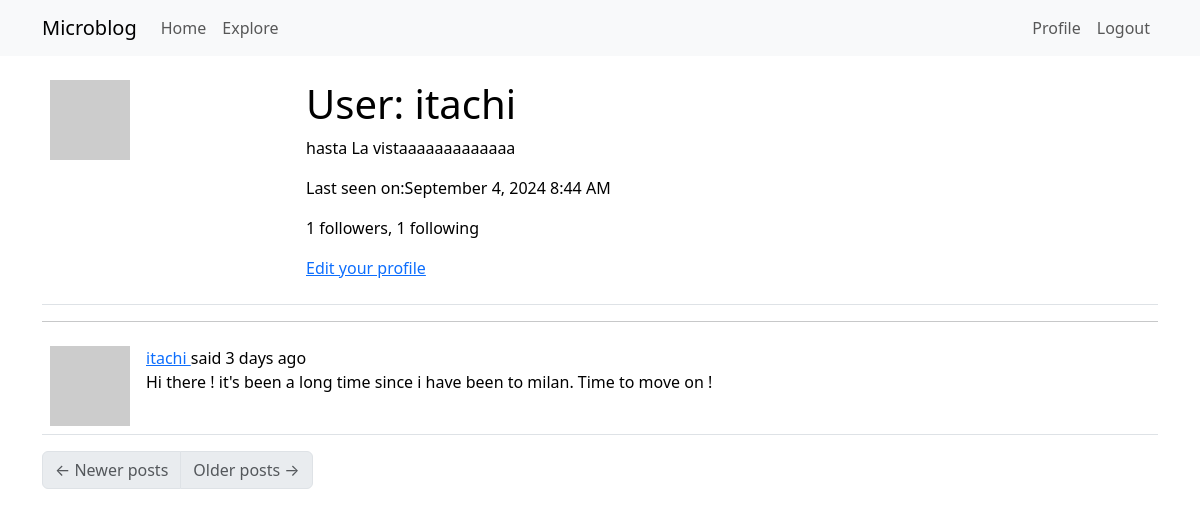
The app's page /user/itachi (signed in), older data.
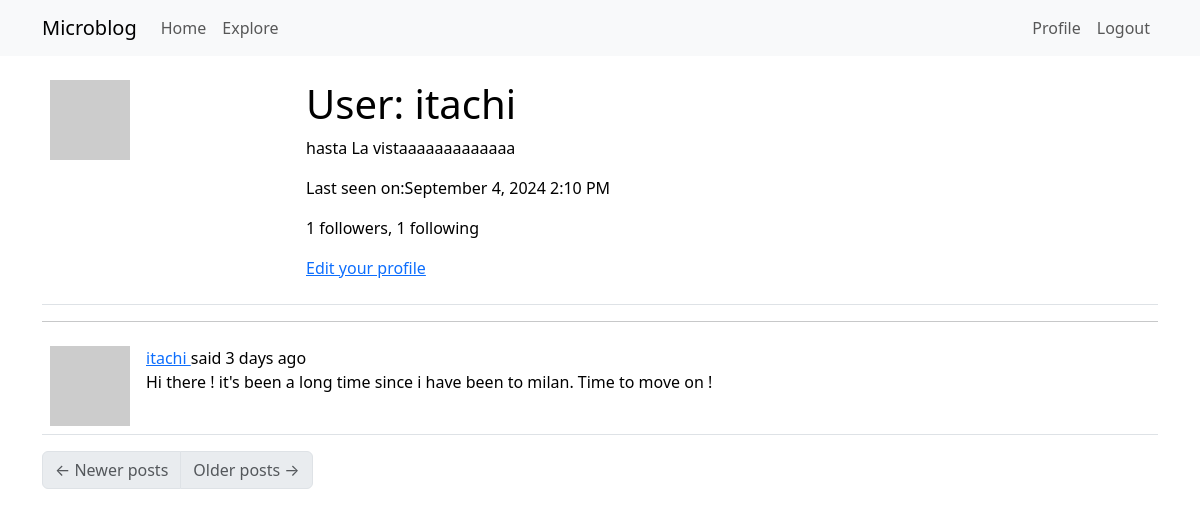
The same page, newer data.
### app/models.py (models this page shows, shortened)
class User(UserMixin,db.Model):
    id: so.Mapped[int] = so.mapped_column(primary_key=True)
    username: so.Mapped[str] = so.mapped_column(sa.String(64), index=True,
                                                unique=True)
    email: so.Mapped[str] = so.mapped_column(sa.String(120), index=True,
                                             unique=True)
    password_hash: so.Mapped[Optional[str]] = so.mapped_column(sa.String(256))
    posts: so.WriteOnlyMapped['Post'] = so.relationship(
        back_populates='author')
    about_me: so.Mapped[Optional[str]] = so.mapped_column(sa.String(140))
    last_seen: so.Mapped[Optional[datetime]] = so.mapped_column(
        default=lambda: datetime.now(timezone.utc))
    following: so.WriteOnlyMapped['User'] = so.relationship(
        secondary=followers, primaryjoin=(followers.c.follower_id == id),
        secondaryjoin=(followers.c.followed_id == id),
        back_populates='followers')
    followers: so.WriteOnlyMapped['User'] = so.relationship(
        secondary=followers, primaryjoin=(followers.c.followed_id == id),
        secondaryjoin=(followers.c.follower_id == id),
        back_populates='following')
    def avatar(self,size):
        digest=md5(self.email.lower().encode('utf-8')).hexdigest()
        return f'https://www.gravatar.com/avatar/{digest}?d=identicon&s={size}'
    def followers_count(self):
        query = sa.select(sa.func.count()).select_from(
            self.followers.select().subquery())
        return db.session.scalar(query)
    def following_count(self):
        query = sa.select(sa.func.count()).select_from(
            self.following.select().subquery())
        return db.session.scalar(query)

### app/routes.py (the view)
@app.route('/user/<username>')
@login_required
def user(username):
    user = db.first_or_404(sa.select(User).where(User.username==username))
    page = request.args.get('page', 1, type=int)
    query = user.posts.select().order_by(Post.timestamp.desc())
    posts = db.paginate(query, page=page,
                        per_page=app.config['POSTS_PER_PAGE'],
                        error_out=False)
    next_url = url_for('user', username=user.username, page=posts.next_num) \
        if posts.has_next else None
    prev_url = url_for('user', username=user.username, page=posts.prev_num) \
        if posts.has_prev else None
    form=EmptyForm()
    return render_template('user.html',user=user,posts=posts.items,next_url=next_url, prev_url=prev_url,form=form)

### app/__init__.py (called while the page is built)
def get_locale():
    return request.accept_languages.best_match(app.config['LANGUAGES'])

### app/models.py (called while the page is built)
@login.user_loader
def load_user(id):
    return db.session.get(User, int(id))

### app/routes.py (called while the page is built)
@app.before_request
def before_request():
    if current_user.is_authenticated:
        current_user.last_seen = datetime.now(timezone.utc)
        db.session.commit()
    g.locale=str(get_locale())

### app/templates/user.html (shortened to what this page needs)
{% extends "base.html" %}
{% block content %}
    <table class="table table-hover">
        <tr>
            <td width="256px"><img src="{{ user.avatar(128) }}"</td>
            <td>
                <h1>{{ _('User') }}: {{ user.username }}</h1>
                {% if user.about_me %}<p>{{ user.about_me }}</p>{% endif %}
                {% if user.last_seen %}<p>{{ _('Last seen on') }}:{{ moment(user.last_seen).format('LLL') }}</p>{% endif %}
                <p>{{ _('%(count)d followers', count=user.followers_count()) }}, {{ _('%(count)d following', count=user.following_count()) }}</p>
                {% if user == current_user %}<p><a href="{{ url_for('edit_profile') }}">{{ _('Edit your profile') }}</a></p>
                {% endif %}
            </td>
        </tr>
    </table>
    <hr>
    {% for post in posts %}
        {% include '_post.html' %}
    {% endfor %}
    <nav aria-label="Post navigation">
        <ul class="pagination">
            <li class="page-item{% if not prev_url %} disabled{% endif %}">
                <a class="page-link" href="{{ prev_url }}">
                    <span aria-hidden="true">&larr;</span> {{ _('Newer posts') }}
                </a>
            </li>
            <li class="page-item{% if not next_url %} disabled{% endif %}">
                <a class="page-link" href="{{ next_url }}">
                    {{ _('Older posts') }} <span aria-hidden="true">&rarr;</span>
                </a>
            </li>
        </ul>
    </nav>
{% endblock %}

Row changes from the older to the newer data that the page shows:
changed User "itachi": last_seen "September 4, 2024 8:44 AM" → "September 4, 2024 2:10 PM"
